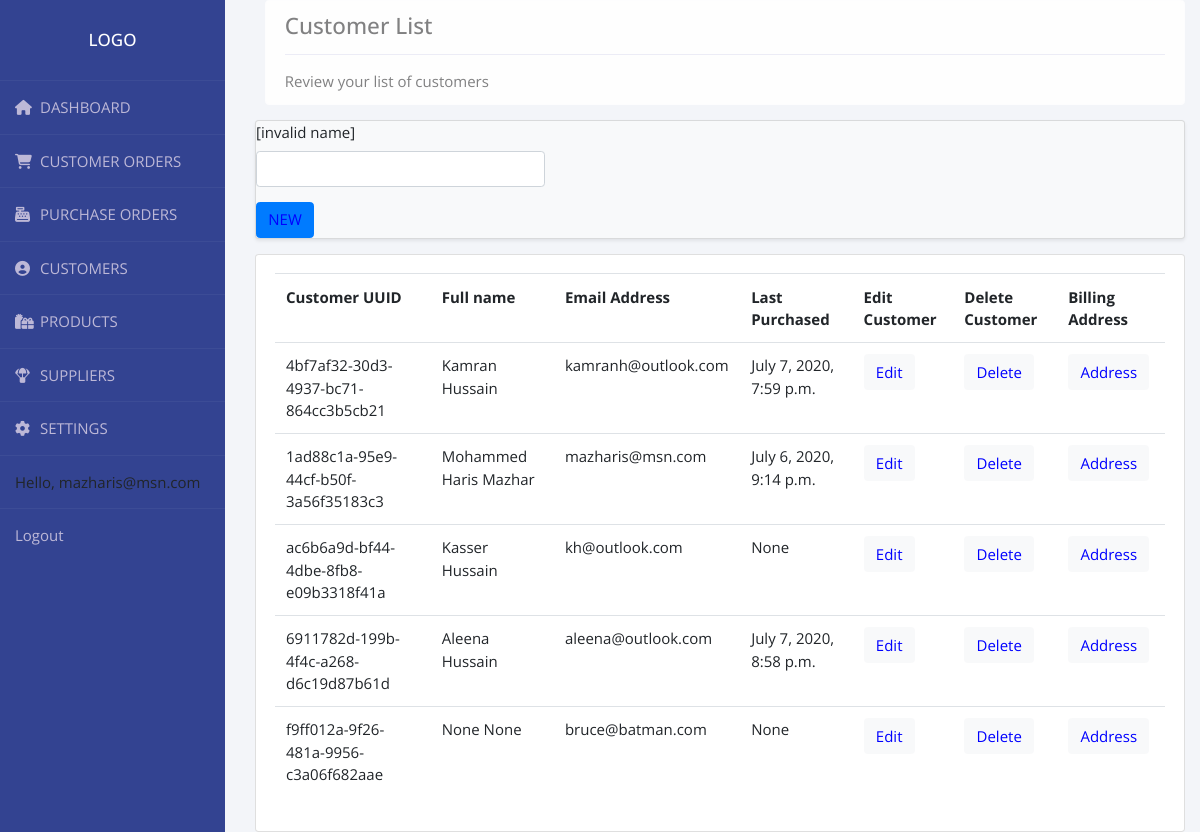
/customer_list/ (signed in), run on an earlier commit of the app's database.
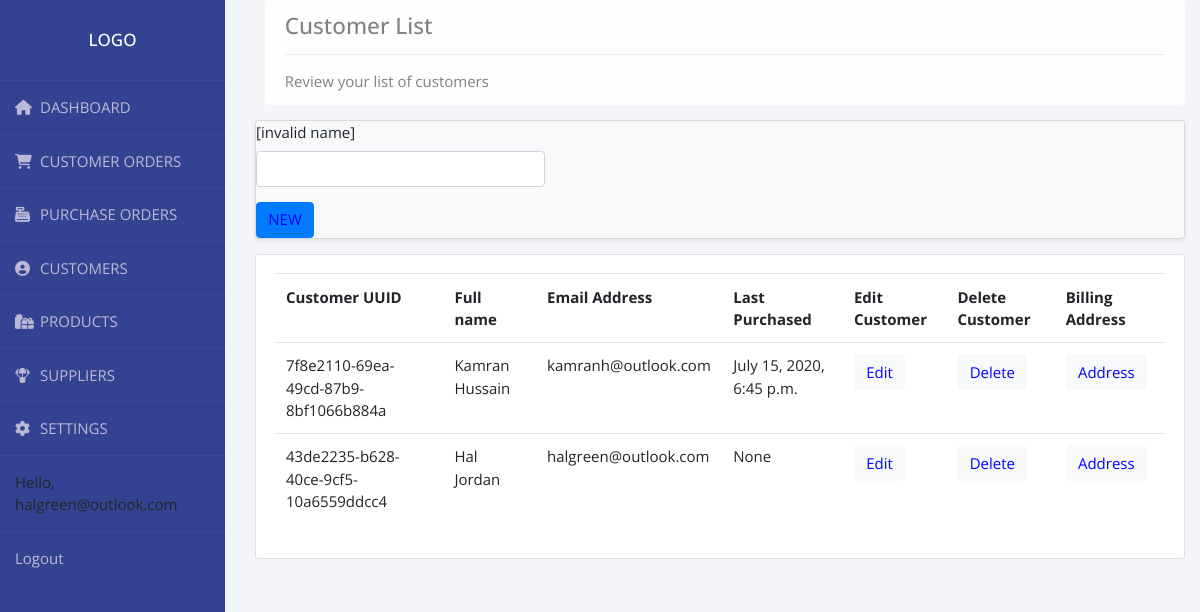
And on a later commit of the database.
### accounts/models.py (models this page shows, shortened)
class User(AbstractBaseUser):
    email = models.EmailField(max_length=255, unique=True)
    active = models.BooleanField(default=True)
    staff = models.BooleanField(default=False)
    admin = models.BooleanField(default=False)
    USERNAME_FIELD = 'email'
    REQUIRED_FIELDS = []
    objects = UserManager()
    def __str__(self):
        return self.email
    @property
    def is_active(self):
        return self.active

class Customer(models.Model):
    GENDER = (
        ('Male', 'Male'),
        ('Female', 'Female'),
    )
    TITLE = (
        ('Mr', 'Mr'),
        ('Mrs', 'Mrs'),
        ('Miss', 'Miss'),
        ('Ms', 'Ms'),
        ('Dr', 'Dr'),
        ('Sir', 'Sir'),
        ('Madam', 'Madam'),
    )
    user = models.OneToOneField(User, on_delete=models.CASCADE)
    title = models.CharField(max_length=200, null=True, choices=TITLE)
    first_name = models.CharField(max_length=200, null=True)
    middle_name = models.CharField(max_length=200, blank=True, default='')
    last_name = models.CharField(max_length=200, null=True)
    phone = models.CharField(max_length=200, null=True)
    country = CountryField()
    birth_year = models.CharField(max_length=4, null=True)
    gender = models.CharField(max_length=200, null=True, choices=GENDER)
    date_created = models.DateTimeField(auto_now=True, null=True)
    profile_pic = models.ImageField(null=True, blank=True)
    last_purchase = models.DateTimeField(blank=True, null=True)
    address1 = models.CharField(max_length=1000, null=True)
    address2 = models.CharField(
        max_length=1000, null=True, blank=True, default='')
    city = models.CharField(max_length=1000, null=True)
    county = models.CharField(max_length=1000, null=True)
    post_code = models.CharField(max_length=1000, null=True)
    customer_uuid = models.UUIDField(default=uuid.uuid4)

### accounts/views.py (the view)
# urls.py: path('customer_list/', views.customer_list, name="customer_list"),
@login_required(login_url='login')
def customer_list(request):
    users = User.objects.all().select_related('customer')
    customer_list = Customer.objects.annotate(
        latest=Max('order__date_created'))
    order = Order.objects.all()
    k = Order.objects.values('customer_id').annotate(
        last_created=Max('date_created'))
    myFilter1 = CustomerlistFilter(request.GET, queryset=customer_list)
    customer_list = myFilter1.qs
    context = {'customer_list': customer_list,
               'myFilter1': myFilter1, 'order': order, 'k': k, 'users': users}
    return render(request, 'accounts/customer_list.html', context)

### accounts/templates/accounts/customer_list.html (shortened to what this page needs)
{%  extends 'accounts/main.html' %}
{% load crispy_forms_tags %}
{% block content %}
<div class="container float-sm-left" style="margin-top: -1.5rem;margin-right:auto">
	<div class=" alert alert-light " role="alert">
		<h4 class="alert-heading">Customer List</h4>
		<hr>
		<p class="mb-0">Review your list of customers</p>
	</div>
</div>
<div class="container float-sm-left" style="padding-left:5px;">
	<div class="card bg-light mb-3 shadow-sm">
		<form method="GET">
			<div class="row">
				<div class="col-4">
					{{myFilter1.form | crispy}}
		</form>
		<a class="btn btn-primary" name='new_customer' href="{% url 'new_customer_profile' %}" role="button">NEW</a>
	</div>
</div>
</div>
<div class="card card-body">
	<table class="table">
		<tr>
			<th>Customer UUID</th>
			<th>Full name</th>
			<th>Email Address</th>
			<th>Last Purchased</th>
			<th>Edit Customer</th>
			<th>Delete Customer</th>
			<th>Billing Address</th>
		</tr>
		{% for d in customer_list %}
		<tr>
			<td>{{d.customer_uuid}} </td>
			<td>{{d.first_name}} {{d.middle_name}} {{d.last_name}}</td>
			<td>{{d.user.email}}</td>
			<td>{{d.latest}}</td>
			<td><a class="btn btn-light" name="edit_customer" href="{% url 'customer_profile' d.user.id %}">Edit</a>
			</td>
			<td><a class="btn btn-light" href="{% url 'delete_profile' d.user.id %}">Delete</a></td>
			<td><a class="btn btn-light" href="{% url 'address_customer' d.user.id %}">Address</a></td>
		</tr>
		{% endfor %}
	</table>
</div>
</div>
{% endblock content %}

### accounts/templates/accounts/main.html (shortened to what this page needs)
{% load static %}
<!DOCTYPE html>
<html>
<head>
	<link rel="stylesheet" href="https://stackpath.bootstrapcdn.com/bootstrap/4.3.1/css/bootstrap.min.css"
>
	<link rel="stylesheet" type="text/css" href="{% static '/css/main.css' %}">
</head>
<body>
	{%  include 'accounts/navbar.html' %}
	<div id="main-container">
		<div class="container-fixed">
			{% block content %}
			{% endblock %}
</body>
</html>

### accounts/templates/accounts/navbar.html (shortened to what this page needs)
{% load static %}
  <nav class="nav flex-column float-left">
    <div class="wrapper">
      <div class="sidebar">
        <h2>Logo</h2>
        <ul>
          <li>
            <a href="{% url 'home' %}"><i class="fas fa-home"></i>DASHBOARD</a>
          </li>
          <li>
            <a href="{% url 'customer_order_list' %}"><i class="fas fa-shopping-cart"></i>CUSTOMER ORDERS</a>
          </li>
          <li>
            <a href=""><i class="fas fa-cash-register"></i>PURCHASE ORDERS</a>
          </li>
          <li>
            <a href="{% url 'customer_list' %}"><i class="fas fa-user-circle"></i>CUSTOMERS</a>
          </li>
          <li>
            <a href="{% url 'product_list' %}"><i class="fas fa-gifts"></i>PRODUCTS</a>
          </li>
          <li>
            <a href=""><i class="fas fa-parachute-box"></i>SUPPLIERS</a>
          </li>
          <li>
            <a href=""><i class="fas fa-cog"></i>SETTINGS</a>
          </li>
          <li>
            <span class="hello-msg">Hello, {{request.user}}</span>
          </li>
          <li>
            <span><a class="hello-msg" href="{% url 'logout' %}">Logout</a></span>
          </li>
        </ul>
      </div>
    </div>
  </nav>

### static/css/main.css (style rules this page uses)
body { background-color: #94d8f7; width: 100%; margin:auto; height:auto; display:block; }
#main-container { padding-left:250px }

### accounts/templates/accounts/navbar.html (style rules this page uses)
* { margin:0; padding:0; box-sizing: border-box; list-style: none; text-decoration: none; font-family: 'Open Sans', sans-serif; font-size: 15px; }
h2 { font-size: 17px; }
body { background: #f3f5f9; }
.wrapper { display:flex; position: relative; }
.wrapper .sidebar { position: fixed; width: 225px; height: 100%; background: #334391; padding: 30px 0; }
.wrapper .sidebar h2 { color: #fff; text-transform: uppercase; text-align: center; margin-bottom: 30px; }
.wrapper .sidebar ul li { padding: 15px; border-bottom: 1px solid rgba(0,0,0,0,0.05); border-top: 1px solid rgba(225,225,225,0.05); }
.wrapper .sidebar ul li a { color: #bdb8d7; display: block; }
.wrapper .sidebar ul li a .fas { width: 25px; }

### accounts/templates/accounts/customer_list.html (style rules this page uses)
.btn { color: blue; }

What changed in the data, as far as the page shows it:
removed Customer: customer_uuid "4bf7af32-30d3-4937-bc71-864cc3b5cb21", first_name "Kamran", last_name "Hussain", user.email "kamranh@outlook.com", latest "July 7, 2020, 7:59 p.m."
removed Customer: customer_uuid "1ad88c1a-95e9-44cf-b50f-3a56f35183c3", first_name "Mohammed", middle_name "Haris", last_name "Mazhar", user.email "mazharis@msn.com", latest "July 6, 2020, 9:14 p.m."
removed Customer: customer_uuid "ac6b6a9d-bf44-4dbe-8fb8-e09b3318f41a", first_name "Kasser", last_name "Hussain", user.email "kh@outlook.com", latest "None"
removed Customer: customer_uuid "6911782d-199b-4f4c-a268-d6c19d87b61d", first_name "Aleena", last_name "Hussain", user.email "aleena@outlook.com", latest "July 7, 2020, 8:58 p.m."
removed Customer: customer_uuid "f9ff012a-9f26-481a-9956-c3a06f682aae", first_name "None", last_name "None", user.email "bruce@batman.com", latest "None"
changed User: user "mazharis@msn.com" → "halgreen@outlook.com"
added Customer: customer_uuid "7f8e2110-69ea-49cd-87b9-8bf1066b884a", first_name "Kamran", last_name "Hussain", user.email "kamranh@outlook.com", latest "July 15, 2020, 6:45 p.m."
added Customer: customer_uuid "43de2235-b628-40ce-9cf5-10a6559ddcc4", first_name "Hal", last_name "Jordan", user.email "halgreen@outlook.com", latest "None"
